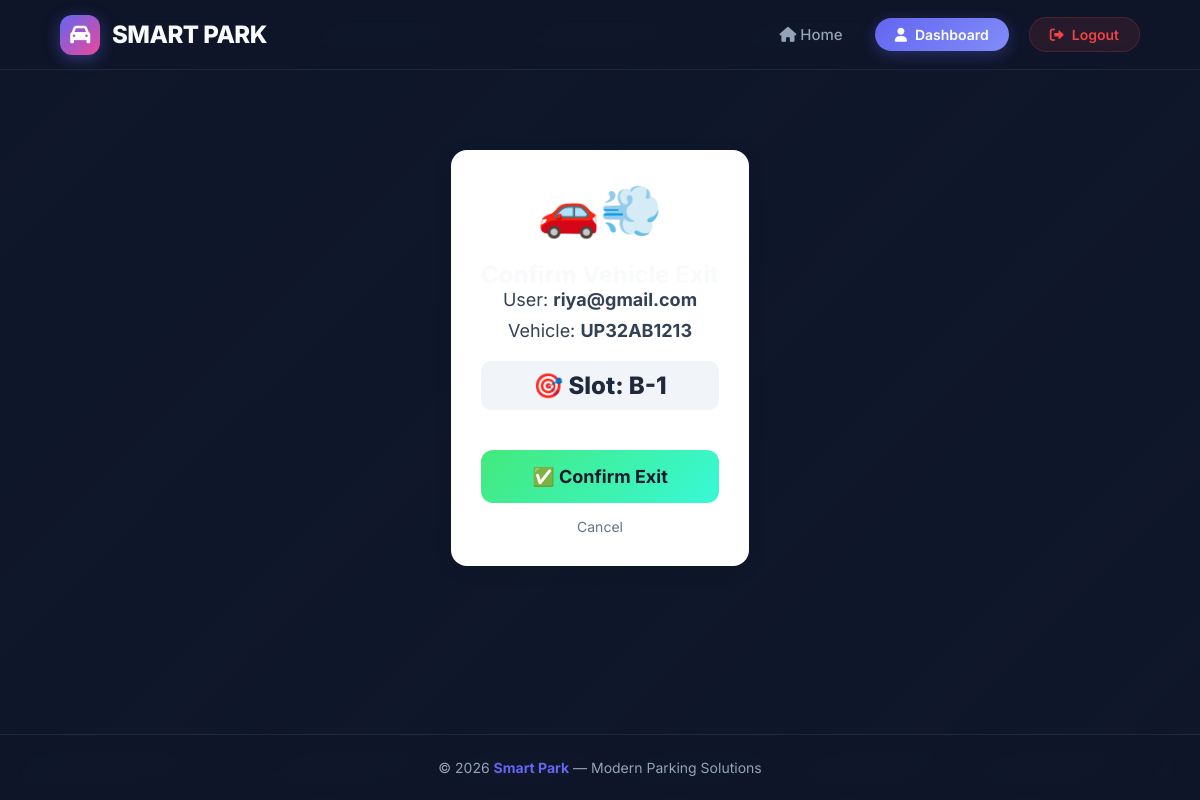
Page /provider/scan-qr/21/ (signed in) on the committed database.
### parking/models.py (models this page shows, shortened)
class Booking(models.Model):
    user = models.ForeignKey(User, on_delete=models.CASCADE)
    parking = models.ForeignKey(Parking, on_delete=models.CASCADE)
    vehicle_type = models.CharField(max_length=20, choices=VEHICLE_CHOICES)
    vehicle_number = models.CharField(max_length=20)
    booking_code = models.CharField(max_length=20, unique=True, editable=False)
    assigned_slot = models.CharField(max_length=10, blank=True, null=True)
    hours = models.IntegerField(default=1)
    total_price = models.FloatField(blank=True, null=True)
    booking_time = models.DateTimeField(auto_now_add=True)
    start_time = models.DateTimeField(null=True, blank=True)
    end_time = models.DateTimeField(null=True, blank=True)
    payment_timing = models.CharField(max_length=15, choices=PAYMENT_TIMING_CHOICES, default='pay_now')
    is_active = models.BooleanField(default=True)
    status = models.CharField(max_length=20, choices=BOOKING_STATUS_CHOICES, default='booked')
    is_checked_out = models.BooleanField(default=False)
    actual_exit_time = models.DateTimeField(null=True, blank=True)
    overstay_penalty = models.FloatField(default=0)
    rating = models.IntegerField(null=True, blank=True)

### parking/views.py (the view)
# urls.py: path('provider/scan-qr/<int:booking_id>/', views.scan_qr, name='scan_qr'),
@login_required
def scan_qr(request, booking_id):
    booking = get_object_or_404(Booking, id=booking_id)
    if booking.parking.provider != request.user:
        messages.error(request, "Unauthorized. You don't own this parking lot ❌")
        return redirect('provider_bookings')
    if booking.is_checked_out:
        messages.info(request, "Vehicle is already checked out.")
        return redirect('provider_bookings')
    return render(request, 'scan_confirm.html', {'booking': booking})

### parking/templates/scan_confirm.html (shortened to what this page needs)
{% extends 'home.html' %}
{% block content %}
<div class="wrapper">
    <div class="icon">🚗💨</div>
    <h2>Confirm Vehicle Exit</h2>
    <p class="info">User: <strong>{{ booking.user.username }}</strong></p>
    <p class="info">Vehicle: <strong>{{ booking.vehicle_number }}</strong></p>
    <div class="slot">🎯 Slot: {{ booking.assigned_slot|default:"—" }}</div>
    <form method="post" action="{% url 'mark_vehicle_exit' booking.id %}">
        <button type="submit" class="confirm-btn">✅ Confirm Exit</button>
    </form>
    <a href="{% url 'provider_bookings' %}" class="cancel-btn">Cancel</a>
</div>
{% endblock %}

### parking/templates/home.html (style rules this page uses)
:root { --primary: #6366f1; --primary-hover: #4f46e5; --secondary: #ec4899; --bg-dark: #0f172a; --text-light: #f8fafc; --text-muted: #94a3b8; --glass-bg: rgba(15, 23, 42, 0.6); --glass-border: rgba(255, 255, 255, 0.08); }
* { margin: 0; padding: 0; box-sizing: border-box; font-family: 'Inter', sans-serif; }
body { min-height: 100vh; display: flex; flex-direction: column; background-color: var(--bg-dark); color: var(--text-light); overflow-x: hidden; }

### parking/templates/scan_confirm.html (style rules this page uses)
.wrapper { max-width: 600px; margin: 40px auto; text-align: center; background: #fff; padding: 30px; border-radius: 16px; box-shadow: 0 4px 20px rgba(0,0,0,0.08); }
.icon { font-size: 50px; margin-bottom: 20px; }
.info { font-size: 18px; margin-bottom: 10px; color: #334155; }
.slot { font-size: 24px; font-weight: 800; color: #1e293b; margin: 20px 0; background: #f1f5f9; padding: 10px; border-radius: 10px; }
.confirm-btn { display: inline-block; width: 100%; padding: 16px; margin-top: 20px; background: linear-gradient(135deg, #43e97b, #38f9d7); color: #1a1a2e; border: none; border-radius: 12px; font-size: 18px; font-weight: 700; cursor: pointer; transition: 0.3s; }
.cancel-btn { display: inline-block; margin-top: 15px; color: #64748b; text-decoration: none; font-size: 14px; }

### rows in the picture
Booking: user.username "riya@gmail.com", vehicle_number "UP32AB1213", assigned_slot "B-1"
